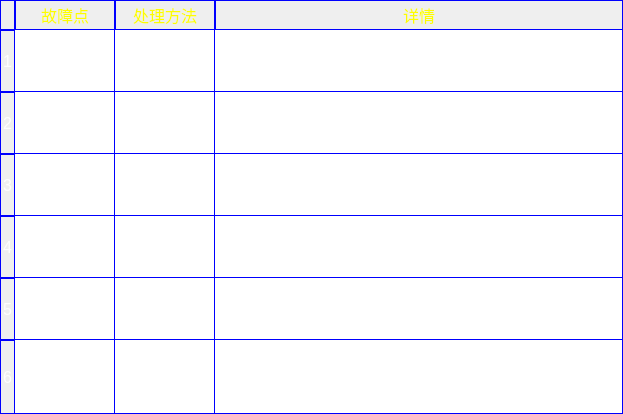
<?xml version="1.0" encoding="UTF-8"?>
<ui version="4.0">
 <class>FailureListPage</class>
 <widget class="QWidget" name="FailureListPage">
  <property name="geometry">
   <rect>
    <x>0</x>
    <y>0</y>
    <width>623</width>
    <height>414</height>
   </rect>
  </property>
  <property name="windowTitle">
   <string>Form</string>
  </property>
  <property name="styleSheet">
   <string notr="true">
QTableWidget{
	color: #fefefe;
	font:75 16px;
	border:none;
	gridline-color: #0000fe;
	show-decoration-selected:1;
	selection-background-color:transparent;
}

QTableWidget QHeaderView::section:vertical{
	color: #fefefe;
	font:75 16px;
	background-color:transparent;
	border: 1px solid #0000fe;
}

QTableWidget QHeaderView::section:horizontal{
	color: #fdfd00;
	font:75 16px;
	background-color:transparent;
	border: 1px solid #0000fe;
}

QTableWidget QTableCornerButton::section{
	background-color:transparent;
	border: 1px solid #0000fe;
}

QTableWidget:item{
	color: #fefefe;
	font:75 16px;	
}
QTableWidget:item:!active{
	border:none;		
}
</string>
  </property>
  <layout class="QGridLayout" name="gridLayout">
   <property name="margin">
    <number>0</number>
   </property>
   <property name="spacing">
    <number>0</number>
   </property>
   <item row="0" column="0">
    <widget class="QTableWidget" name="tableWidget_failureList">
     <property name="frameShape">
      <enum>QFrame::NoFrame</enum>
     </property>
     <property name="verticalScrollBarPolicy">
      <enum>Qt::ScrollBarAlwaysOff</enum>
     </property>
     <property name="horizontalScrollBarPolicy">
      <enum>Qt::ScrollBarAlwaysOff</enum>
     </property>
     <property name="autoScroll">
      <bool>false</bool>
     </property>
     <property name="editTriggers">
      <set>QAbstractItemView::NoEditTriggers</set>
     </property>
     <property name="showDropIndicator" stdset="0">
      <bool>false</bool>
     </property>
     <property name="dragDropOverwriteMode">
      <bool>false</bool>
     </property>
     <property name="selectionMode">
      <enum>QAbstractItemView::SingleSelection</enum>
     </property>
     <property name="selectionBehavior">
      <enum>QAbstractItemView::SelectRows</enum>
     </property>
     <property name="textElideMode">
      <enum>Qt::ElideNone</enum>
     </property>
     <property name="showGrid">
      <bool>true</bool>
     </property>
     <property name="cornerButtonEnabled">
      <bool>false</bool>
     </property>
     <property name="rowCount">
      <number>6</number>
     </property>
     <property name="columnCount">
      <number>3</number>
     </property>
     <attribute name="horizontalHeaderDefaultSectionSize">
      <number>100</number>
     </attribute>
     <attribute name="horizontalHeaderStretchLastSection">
      <bool>true</bool>
     </attribute>
     <attribute name="verticalHeaderDefaultSectionSize">
      <number>62</number>
     </attribute>
     <attribute name="verticalHeaderMinimumSectionSize">
      <number>62</number>
     </attribute>
     <attribute name="verticalHeaderStretchLastSection">
      <bool>true</bool>
     </attribute>
     <row>
      <property name="text">
       <string>1</string>
      </property>
      <property name="textAlignment">
       <set>AlignHCenter|AlignVCenter|AlignCenter</set>
      </property>
     </row>
     <row>
      <property name="text">
       <string>2</string>
      </property>
      <property name="textAlignment">
       <set>AlignHCenter|AlignVCenter|AlignCenter</set>
      </property>
     </row>
     <row>
      <property name="text">
       <string>3</string>
      </property>
      <property name="textAlignment">
       <set>AlignHCenter|AlignVCenter|AlignCenter</set>
      </property>
     </row>
     <row>
      <property name="text">
       <string>4</string>
      </property>
      <property name="textAlignment">
       <set>AlignHCenter|AlignVCenter|AlignCenter</set>
      </property>
     </row>
     <row>
      <property name="text">
       <string>5</string>
      </property>
      <property name="textAlignment">
       <set>AlignHCenter|AlignVCenter|AlignCenter</set>
      </property>
     </row>
     <row>
      <property name="text">
       <string>6</string>
      </property>
      <property name="textAlignment">
       <set>AlignHCenter|AlignVCenter|AlignCenter</set>
      </property>
     </row>
     <column>
      <property name="text">
       <string>故障点</string>
      </property>
     </column>
     <column>
      <property name="text">
       <string>处理方法</string>
      </property>
     </column>
     <column>
      <property name="text">
       <string>详情</string>
      </property>
     </column>
    </widget>
   </item>
  </layout>
 </widget>
 <resources/>
 <connections/>
</ui>
